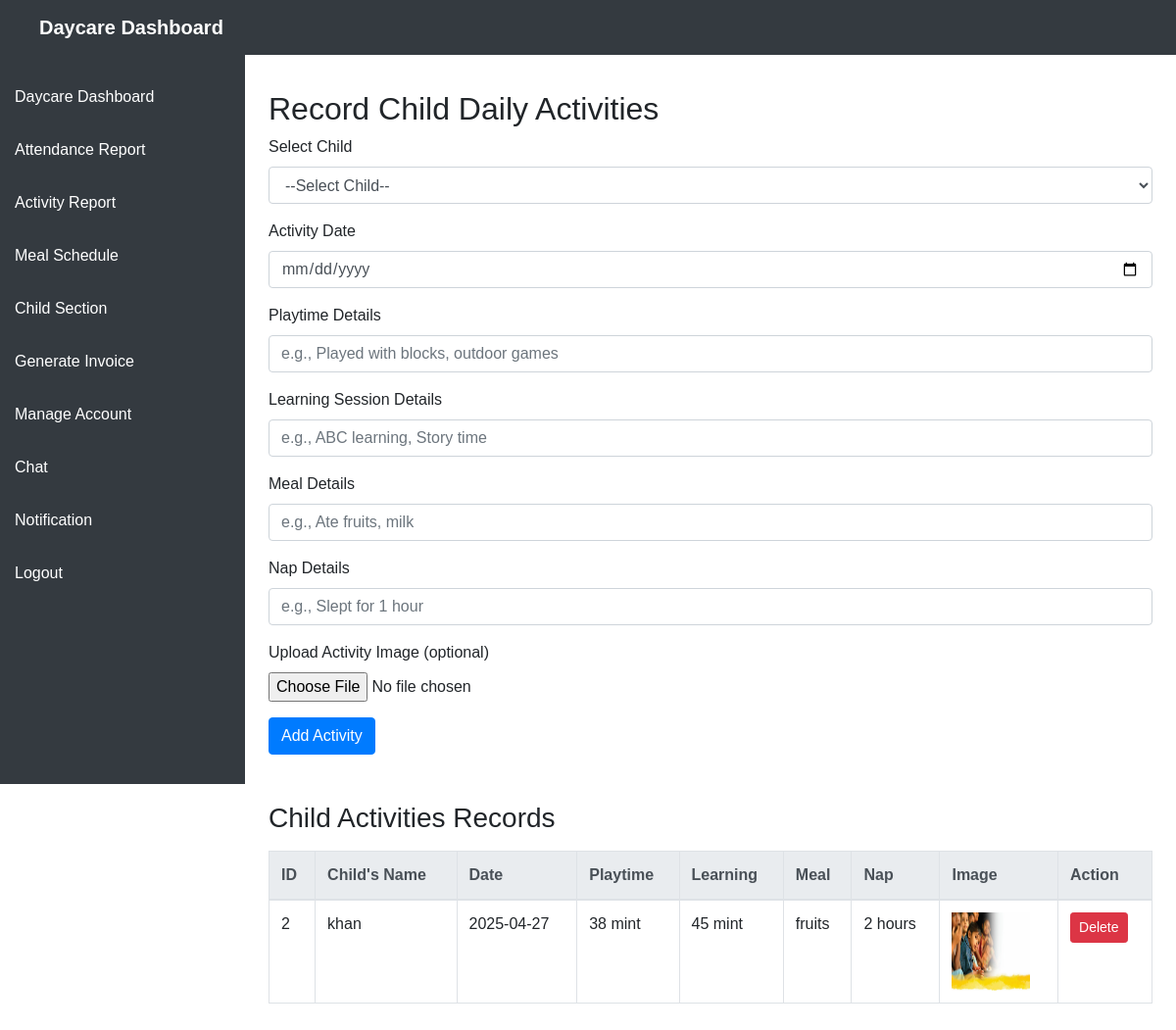
The page /activity_report.php (signed in) on the database its author committed.
### tables this page shows
CREATE TABLE `child_activities` (
  `id` int(11) NOT NULL,
  `daycare_id` int(11) NOT NULL,
  `child_id` int(11) NOT NULL,
  `activity_date` date NOT NULL,
  `playtime` varchar(255) DEFAULT NULL,
  `learning_session` varchar(255) DEFAULT NULL,
  `meal` varchar(255) DEFAULT NULL,
  `nap` varchar(255) DEFAULT NULL,
  `image` varchar(255) DEFAULT NULL,
  `created_at` timestamp NOT NULL DEFAULT current_timestamp()
);

CREATE TABLE `daycare_children` (
  `id` int(11) NOT NULL,
  `daycare_id` int(11) NOT NULL,
  `name` varchar(255) NOT NULL,
  `age` int(3) NOT NULL,
  `created_at` timestamp NOT NULL DEFAULT current_timestamp()
);

### activity_report.php (the view, shortened to what this page needs)
<?php
include 'db_connection.php';
$daycare_id = $_SESSION['user_id'];
$sql_activities = "SELECT ca.*, dc.name AS child_name
                   FROM child_activities ca
                   JOIN daycare_children dc ON ca.child_id = dc.id
                   WHERE ca.daycare_id = '$daycare_id'
                   ORDER BY ca.activity_date DESC";
$result_activities = mysqli_query($conn, $sql_activities);
?>
<!DOCTYPE html>
<html lang="en">
<head>
    <link rel="stylesheet" href="https://stackpath.bootstrapcdn.com/bootstrap/4.5.2/css/bootstrap.min.css">
</head>
<body>
<?php include 'sidebar.php'; ?>
<div class="main-content p-4">
<br><br>
<h2>Record Child Daily Activities</h2>
<form method="POST" action="" enctype="multipart/form-data">
    <div class="form-group">
        <label for="child_id">Select Child</label>
        <select class="form-control" id="child_id" name="child_id" required>
            <option value="">--Select Child--</option>
        </select>
    </div>
    <div class="form-group">
        <label for="activity_date">Activity Date</label>
        <input type="date" class="form-control" id="activity_date" name="activity_date" required>
    </div>
    <div class="form-group">
        <label for="playtime">Playtime Details</label>
        <input type="text" class="form-control" id="playtime" name="playtime" placeholder="e.g., Played with blocks, outdoor games">
    </div>
    <div class="form-group">
        <label for="learning_session">Learning Session Details</label>
        <input type="text" class="form-control" id="learning_session" name="learning_session" placeholder="e.g., ABC learning, Story time">
    </div>
    <div class="form-group">
        <label for="meal">Meal Details</label>
        <input type="text" class="form-control" id="meal" name="meal" placeholder="e.g., Ate fruits, milk">
    </div>
    <div class="form-group">
        <label for="nap">Nap Details</label>
        <input type="text" class="form-control" id="nap" name="nap" placeholder="e.g., Slept for 1 hour">
    </div>
    <div class="form-group">
        <label for="image">Upload Activity Image (optional)</label>
        <input type="file" class="form-control-file" id="image" name="image" accept="image/*">
    </div>
    <button type="submit" class="btn btn-primary">Add Activity</button>
</form>
<h3 class="mt-5">Child Activities Records</h3>
<table class="table table-bordered mt-3">
    <thead class="thead-light">
        <tr>
            <th>ID</th>
            <th>Child's Name</th>
            <th>Date</th>
            <th>Playtime</th>
            <th>Learning</th>
            <th>Meal</th>
            <th>Nap</th>
            <th>Image</th>
            <th>Action</th>
        </tr>
    </thead>
    <tbody>
        <?php if (mysqli_num_rows($result_activities) > 0) : ?>
            <?php while ($row = mysqli_fetch_assoc($result_activities)) : ?>
                <tr>
                    <td><?php echo htmlspecialchars($row['id']); ?></td>
                    <td><?php echo htmlspecialchars($row['child_name']); ?></td>
                    <td><?php echo htmlspecialchars($row['activity_date']); ?></td>
                    <td><?php echo htmlspecialchars($row['playtime']); ?></td>
                    <td><?php echo htmlspecialchars($row['learning_session']); ?></td>
                    <td><?php echo htmlspecialchars($row['meal']); ?></td>
                    <td><?php echo htmlspecialchars($row['nap']); ?></td>
                    <td>
                        <?php if (!empty($row['image'])): ?>
                            <img src="uploads/<?php echo $row['image']; ?>" width="80" height="80" alt="Activity Image">
                        <?php else: ?>
                            No Image
                        <?php endif; ?>
                    </td>
                    <td>
                        <a href="?delete_id=<?php echo $row['id']; ?>" onclick="return confirm('Are you sure to delete this record?')" class="btn btn-danger btn-sm">Delete</a>
                    </td>
                </tr>
            <?php endwhile; ?>
        <?php else : ?>
            <tr>
                <td colspan="9" class="text-center">No activity records found.</td>
            </tr>
        <?php endif; ?>
    </tbody>
</table>
</div>
</body>
</html>

### sidebar.php (style rules this page uses)
body { font-family: Arial, sans-serif; overflow-x: hidden; margin: 0; padding: 0; }
.main-content { margin-left: 250px; padding: 55px 30px 30px 30px; transition: all 0.3s ease; }
.main-content h2 { margin-top: 20px; }

### rows shown on the page
child_activities: id "2", child.name "khan", activity_date "2025-04-27", playtime "38 mint", learning_session "45 mint", meal "fruits", nap "2 hours", image (picture)
